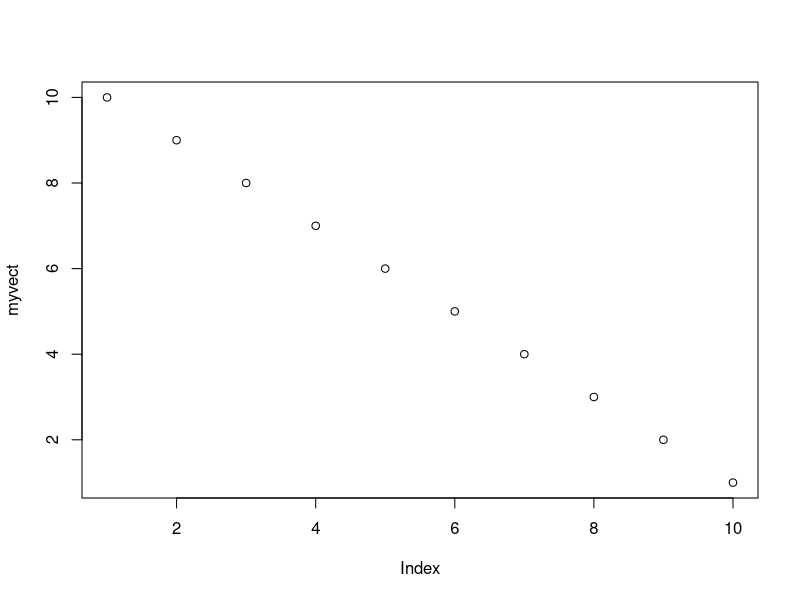
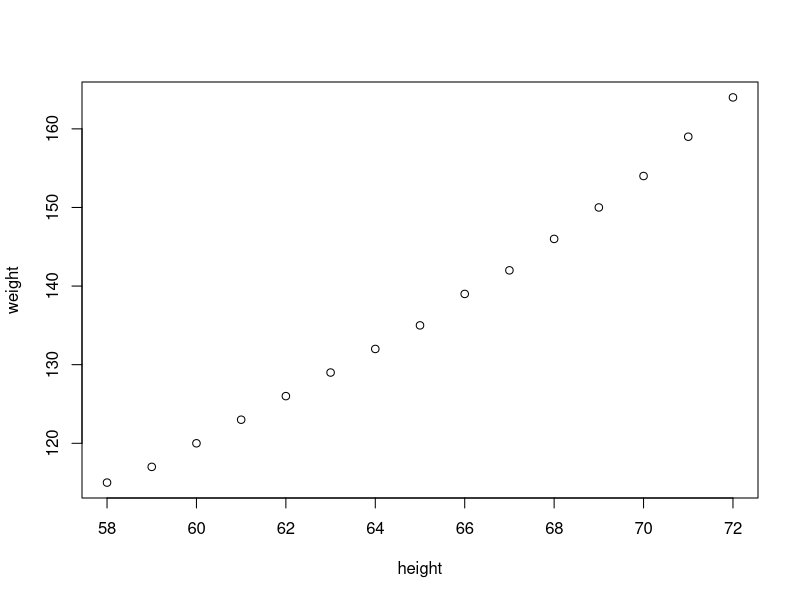
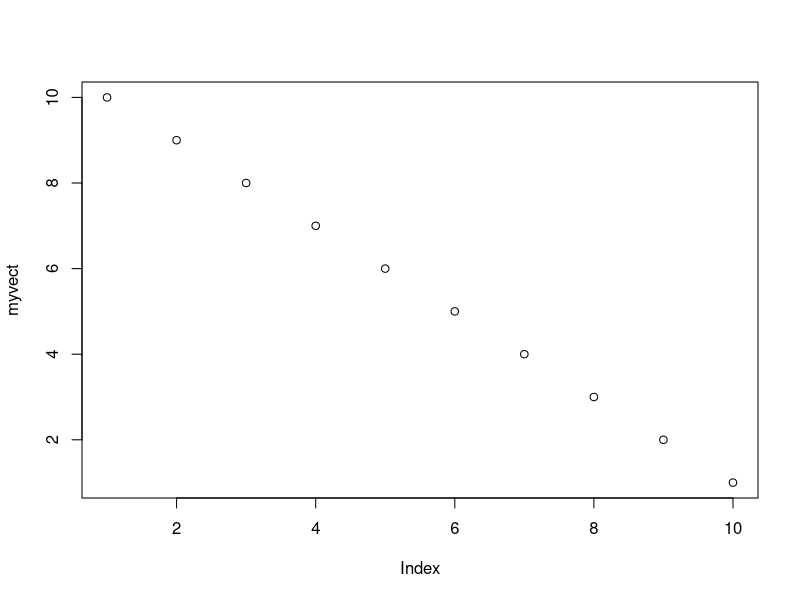
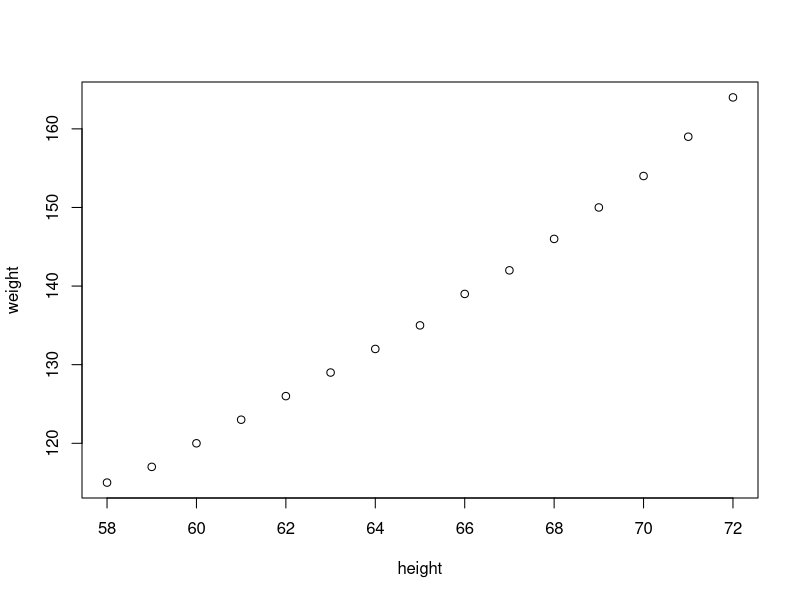
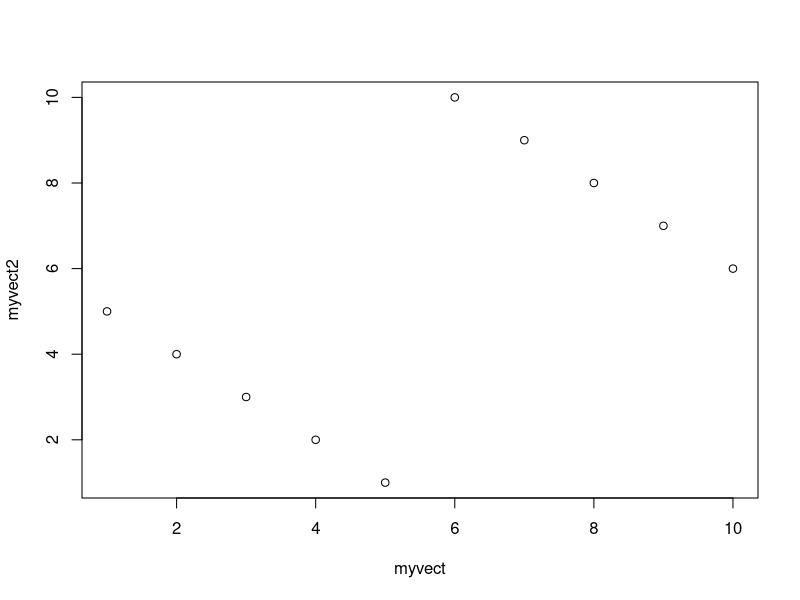
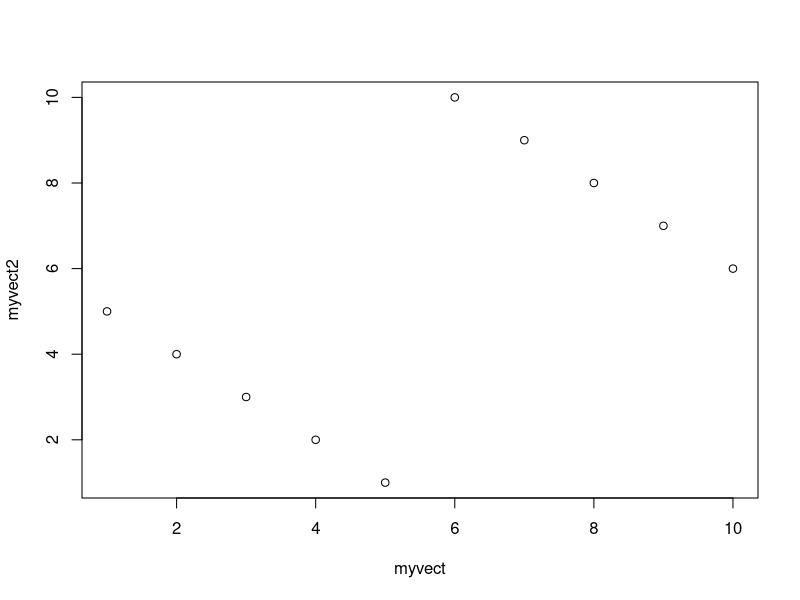
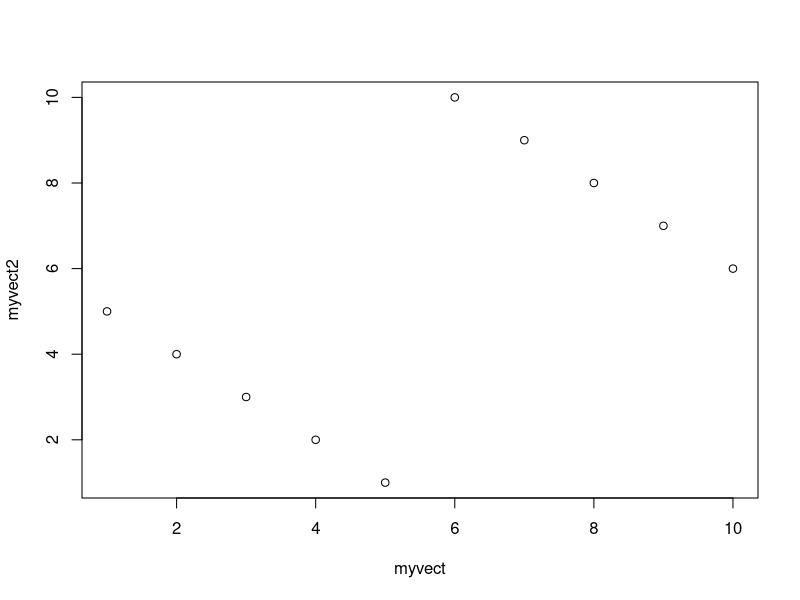
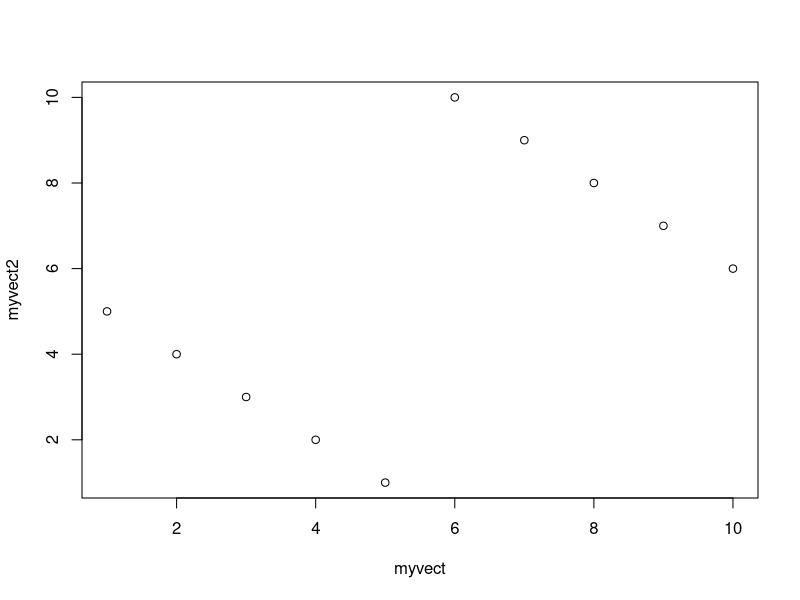

Write the R code that produced these figures, in order.
##################################
## Learning Objectives:
##   High-level Plotting commands
##   - how to invoke them
##   - how to set display options


##################################
## Low-level Plotting commands
##   - how to add features high-level plots

##################################
## Interactive Plot tools
##   - how to interogate your plots

##################################
## Work flow for preparing figures

####################
## Basic plotting ##
####################

## Start with a simple vector
myvect <- 10:1

## the main plotting command is `plot`:

plot(myvect)

## R guesses what kind of plot you want based on the class of the
## object you give it:

class(myvect)

## By default, the values of one-dimensional vectors are plotted
## in order, almost like time-series.

class(women)

plot(women)

## data.frames and matrices with numerical data are plotted as
## scatter plots by default. 

## There are lots of options, and lots of help files for plot:

?plot

## important arguments:
## x :: if x is a vector, and y is absent, plot like a time series.

plot(myvect)

## if x is a matrix or data.frame of numerical values, plot as a scatterplot:

plot(women)

## if x is a vector, and y is also a vector, plot as a scatterplot:

myvect2 <- c(6:10, 1:5)
plot(myvect, myvect2)

## Note that x and y are the first two arguments, so I haven't
## named them explicitly. You could also call this as:

plot(x = myvect, y = myvect2)

## or

plot(y = myvect2, x = myvect)

## Something you will often see in scatterplots, particularly
## with regression, is the 'formula' syntax:

plot(myvect2 ~ myvect)

## Note that there are no commas here, and y comes first!

## type :: what kind of symbols do you want to plot?

plot(myvect, type = "p")                # the default, points
plot(myvect, type = "l")                # a connected line
plot(myvect, type = "b")                # points and a line
plot(myvect, type = "s")                # steps
plot(myvect, type = "n")                # no symbols

## the type = "n" option is useful when you want to specify
## particular details of the symbols yourself.

## Most plot types can also take arguments for main, sub, xlab,
## and ylab.

plot(myvect, main = "My plot")
plot(myvect, main = "My plot", xlab = "Order")

## You can probably guess what ylab does. Try sub to find out
## where it goes.

## Note that each of these four arguments can be set to the empty
## string to omit the labels from your plot:

plot(myvect, xlab = "", ylab = "")

## You can also turn off all labels by setting the ann (for annotation)
## argument to false:

plot(myvect, ann = FALSE)

## Other key help pages to refer to:
?plot.default
?par


############################
## Axis limits and Aspect ##
############################

## you can set the range of each axis with xlim and ylim:

smallnums <- seq(-1, 1, length.out = 10)
bignums <- seq(-10, 10, length.out = 10)
plot(smallnums, bignums)

plot(smallnums, bignums, xlim = c(-5, 5))

## If you want to use the same scale on both axes, set asp = 1:

plot(smallnums, bignums, asp = 1)

## This is important if the absolute distances between points is
## meaningful, as in ordination plots!

###########################
## High-level Plot Types ##
###########################

hist(iris$Sepal.Length)

boxplot(iris$Sepal.Length)
boxplot(Sepal.Length ~ Species, data = iris)

stripchart(iris$Sepal.Length)
stripchart(Sepal.Length ~ Species, data = iris)
stripchart(Sepal.Length ~ Species, data = iris, method = "jitter")
stripchart(Sepal.Length ~ Species, data = iris, method = "jitter",
           vertical = TRUE)

## Dynamite plots?


#################################
## Adding Information to Plots ##
#################################

plot(Sepal.Length ~ Sepal.Width, data = iris)

#############
## Symbols ##
#############

## pch = "plot character"

plot(Sepal.Length ~ Sepal.Width, data = iris, pch = 1) # default
plot(Sepal.Length ~ Sepal.Width, data = iris, pch = 2) # custom!

## 25 different symbols available:
plot(1:25, pch = 1:25)

## You can use any ascii characters:

plot(1:26, pch = letters)

## Any numeric vector can be used to set values.
## Recall that factors are actually numbers with labels!

plot(Sepal.Length ~ Sepal.Width, data = iris, pch = as.numeric(Species))

#############
## Colours ##
#############

## col = "symbol colour"

## Eight colours can be selected by number:
plot(1:10, col = 1:10, pch = 15, cex = 4)


## Colours can also be selected by name:
plot(1:10, col = "red", pch = 15, cex = 4)
plot(1:10, col = c("blue", "red"), pch = 15, cex = 4)

## Note how the colour vector is recycled!

plot(rep(1:25, 20), rep(1:20, each = 25), pch = 15, cex = 2.5,
     col = colours(distinct = TRUE))

## colours() returns a list of all the named colours R knows

## other important colour functions:
##   palette() : change the numbered colours
##   rainbow(), heat.colors() etc : create interesting palettes
##   rgb() : create your own colours

## Putting this to work:

plot(Sepal.Length ~ Sepal.Width, data = iris, pch = as.numeric(Species),
     col = as.numeric(Species))

##########################
## cex and bubble plots ##
##########################

## cex controls the size of plot points

library(vegan)
data(dune)
data(dune.env)
dune.rda <- rda(dune)
dune.sites <- scores(dune.rda, display = "sites")
plot(dune.sites)
plot(dune.sites, cex = as.numeric(dune.env$Moisture))

#####################
## Low-level Plots ##
#####################

## All of the plots we've used so far have been 'high-level'. This means
## that they take over the entire plot window - you can't combine them
## with other plots. You can however add 'low-level' plotting commands
## to existing high-level plots. The parameters are very similar, so
## they should work fairly intuitively.

## Start with an empty plot:
plot(Sepal.Length ~ Sepal.Width, data = iris, type = 'n')

## add points for one versicolor:
points(Sepal.Length ~ Sepal.Width, data = subset(iris, Species ==
                                     "versicolor"))

## add points for virginica, setting different options:
points(Sepal.Length ~ Sepal.Width, data = subset(iris, Species ==
                                     "virginica"),
       pch = 5, col = 8)

points(Sepal.Length ~ Sepal.Width, data = subset(iris, Species ==
                                     "setosa"),
       pch = 3, col = 5)

## add any number of arbitrary points:

points(x = 4, y = 6.5, pch = "X", cex = 5, col = "turquoise")

## Adding lines:

plot(Wind ~ Temp, data = airquality)

## Calculate the regression
wind.temp.lm <- lm(Wind ~ Temp, data = airquality)

wind.temp.lm
summary(wind.temp.lm)

abline(wind.temp.lm, col = "red")

## Adding text
text(90, 18, "high", cex = 4)
text(65, 3, "low", cex = 4)


## Interactively exploring your data:

plot(Murder ~ Assault, data = USArrests)

identify(USArrests[, c("Assault", "Murder")])
identify(USArrests[, c("Assault", "Murder")], labels = row.names(USArrests))

plot(Murder ~ Assault, data = USArrests, type = 'n')

text(Murder ~ Assault, data = USArrests, labels = row.names(USArrests))

##############
## Workflow ##
##############

## Producing figures with code is a very different process than using a
## point-and-click program. It is tedious at first, but the benefit in
## the long-run is being able to reproduce the same plot for multiple
## datasets or different subsets. The key to this approach is to use
## your script files to generate your plots - change one thing at a time
## and re-send the script, don't re-enter data each time you send a plot
## command! 


###############
## Exercises ##
###############

## using the airquality data set:

## plot Wind agains Ozone
plot(Wind ~ Ozone, data = airquality)

## limit your plot to Wind less than 10
plot(Wind ~ Ozone, subset(airquality, Wind <= 10))
plot(Wind ~ Ozone, ylim = c(0, 10), airquality)

## scale the size of points to Temp
plot(Wind ~ Ozone, data = airquality, cex = 3 * scale(Temp))

## modify the previous plot such that the color of the points is
## different according to the Months variable
plot(Wind ~ Ozone, data = airquality, cex = 3 * scale(Temp),
     col = Month)

